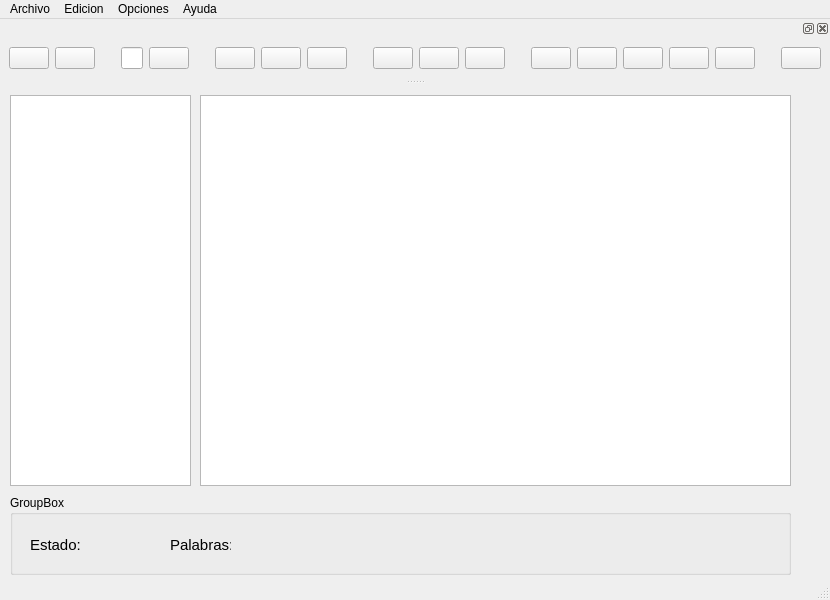
<?xml version="1.0" encoding="UTF-8"?>
<ui version="4.0">
 <class>Ventana</class>
 <widget class="QMainWindow" name="Ventana">
  <property name="windowModality">
   <enum>Qt::WindowModal</enum>
  </property>
  <property name="geometry">
   <rect>
    <x>0</x>
    <y>0</y>
    <width>800</width>
    <height>600</height>
   </rect>
  </property>
  <property name="windowTitle">
   <string>Maya Legacy</string>
  </property>
  <property name="windowIcon">
   <iconset>
    <normaloff>source/app/logo.png</normaloff>source/app/logo.png</iconset>
  </property>
  <property name="windowOpacity">
   <double>0.950000000000000</double>
  </property>
  <widget class="QWidget" name="centralwidget">
   <widget class="QTableWidget" name="tableWidget">
    <property name="geometry">
     <rect>
      <x>200</x>
      <y>10</y>
      <width>591</width>
      <height>391</height>
     </rect>
    </property>
   </widget>
   <widget class="QListWidget" name="listWidget">
    <property name="geometry">
     <rect>
      <x>10</x>
      <y>10</y>
      <width>181</width>
      <height>391</height>
     </rect>
    </property>
   </widget>
   <widget class="QGroupBox" name="groupBox">
    <property name="geometry">
     <rect>
      <x>10</x>
      <y>410</y>
      <width>781</width>
      <height>80</height>
     </rect>
    </property>
    <property name="title">
     <string>GroupBox</string>
    </property>
    <widget class="QLabel" name="label">
     <property name="geometry">
      <rect>
       <x>20</x>
       <y>40</y>
       <width>61</width>
       <height>20</height>
      </rect>
     </property>
     <property name="text">
      <string>&lt;html&gt;&lt;head/&gt;&lt;body&gt;&lt;p&gt;&lt;span style=&quot; font-size:11pt;&quot;&gt;Estado:&lt;/span&gt;&lt;/p&gt;&lt;/body&gt;&lt;/html&gt;</string>
     </property>
    </widget>
    <widget class="QLabel" name="label_estado">
     <property name="geometry">
      <rect>
       <x>80</x>
       <y>40</y>
       <width>61</width>
       <height>20</height>
      </rect>
     </property>
     <property name="text">
      <string>&lt;html&gt;&lt;head/&gt;&lt;body&gt;&lt;p/&gt;&lt;/body&gt;&lt;/html&gt;</string>
     </property>
    </widget>
    <widget class="QLabel" name="label_palabras">
     <property name="geometry">
      <rect>
       <x>230</x>
       <y>40</y>
       <width>61</width>
       <height>20</height>
      </rect>
     </property>
     <property name="text">
      <string>&lt;html&gt;&lt;head/&gt;&lt;body&gt;&lt;p/&gt;&lt;/body&gt;&lt;/html&gt;</string>
     </property>
    </widget>
    <widget class="QLabel" name="label_4">
     <property name="geometry">
      <rect>
       <x>160</x>
       <y>40</y>
       <width>61</width>
       <height>20</height>
      </rect>
     </property>
     <property name="text">
      <string>&lt;html&gt;&lt;head/&gt;&lt;body&gt;&lt;p&gt;&lt;span style=&quot; font-size:11pt;&quot;&gt;Palabras:&lt;/span&gt;&lt;/p&gt;&lt;/body&gt;&lt;/html&gt;</string>
     </property>
    </widget>
   </widget>
  </widget>
  <widget class="QMenuBar" name="menubar">
   <property name="geometry">
    <rect>
     <x>0</x>
     <y>0</y>
     <width>800</width>
     <height>20</height>
    </rect>
   </property>
   <widget class="QMenu" name="menuArchivo">
    <property name="title">
     <string>Archivo</string>
    </property>
    <widget class="QMenu" name="menuExportar">
     <property name="title">
      <string>Exportar</string>
     </property>
     <addaction name="actionPDF"/>
    </widget>
    <addaction name="actionAbrir"/>
    <addaction name="separator"/>
    <addaction name="actionGuardar"/>
    <addaction name="actionGuardar_como"/>
    <addaction name="separator"/>
    <addaction name="menuExportar"/>
    <addaction name="actionSalir"/>
   </widget>
   <widget class="QMenu" name="menuEdicion">
    <property name="title">
     <string>Edicion</string>
    </property>
    <addaction name="actionAgregar"/>
    <addaction name="actionEliminar"/>
    <addaction name="actionEditar"/>
   </widget>
   <widget class="QMenu" name="menuOpciones">
    <property name="title">
     <string>Opciones</string>
    </property>
    <addaction name="actionConfiguraciones"/>
   </widget>
   <widget class="QMenu" name="menuAyuda">
    <property name="title">
     <string>Ayuda</string>
    </property>
    <addaction name="actionManual_usuario"/>
    <addaction name="separator"/>
    <addaction name="action_acerca_de"/>
    <addaction name="actionGraficas"/>
   </widget>
   <addaction name="menuArchivo"/>
   <addaction name="menuEdicion"/>
   <addaction name="menuOpciones"/>
   <addaction name="menuAyuda"/>
  </widget>
  <widget class="QStatusBar" name="statusbar"/>
  <widget class="QDockWidget" name="dockWidget">
   <attribute name="dockWidgetArea">
    <number>4</number>
   </attribute>
   <widget class="QWidget" name="dockWidgetContents_2">
    <layout class="QHBoxLayout" name="horizontalLayout">
     <item>
      <widget class="QPushButton" name="boton_abrir">
       <property name="text">
        <string/>
       </property>
       <property name="icon">
        <iconset>
         <normaloff>source/icon/folder_open_icon&amp;48.png</normaloff>source/icon/folder_open_icon&amp;48.png</iconset>
       </property>
       <property name="iconSize">
        <size>
         <width>20</width>
         <height>20</height>
        </size>
       </property>
      </widget>
     </item>
     <item>
      <widget class="QPushButton" name="boton_guardar">
       <property name="text">
        <string/>
       </property>
       <property name="icon">
        <iconset>
         <normaloff>source/icon/save_icon&amp;48.png</normaloff>source/icon/save_icon&amp;48.png</iconset>
       </property>
       <property name="iconSize">
        <size>
         <width>20</width>
         <height>20</height>
        </size>
       </property>
      </widget>
     </item>
     <item>
      <spacer name="verticalSpacer">
       <property name="orientation">
        <enum>Qt::Vertical</enum>
       </property>
       <property name="sizeHint" stdset="0">
        <size>
         <width>20</width>
         <height>23</height>
        </size>
       </property>
      </spacer>
     </item>
     <item>
      <widget class="QLineEdit" name="lineEdit_word"/>
     </item>
     <item>
      <widget class="QPushButton" name="boton_buscar">
       <property name="text">
        <string/>
       </property>
       <property name="icon">
        <iconset>
         <normaloff>source/icon/zoom_icon&amp;48.png</normaloff>source/icon/zoom_icon&amp;48.png</iconset>
       </property>
       <property name="iconSize">
        <size>
         <width>20</width>
         <height>20</height>
        </size>
       </property>
      </widget>
     </item>
     <item>
      <spacer name="verticalSpacer_5">
       <property name="orientation">
        <enum>Qt::Vertical</enum>
       </property>
       <property name="sizeHint" stdset="0">
        <size>
         <width>20</width>
         <height>23</height>
        </size>
       </property>
      </spacer>
     </item>
     <item>
      <widget class="QPushButton" name="boton_agregar">
       <property name="text">
        <string/>
       </property>
       <property name="icon">
        <iconset>
         <normaloff>source/icon/round_plus_icon&amp;48.png</normaloff>source/icon/round_plus_icon&amp;48.png</iconset>
       </property>
       <property name="iconSize">
        <size>
         <width>20</width>
         <height>20</height>
        </size>
       </property>
      </widget>
     </item>
     <item>
      <widget class="QPushButton" name="boton_editar">
       <property name="text">
        <string/>
       </property>
       <property name="icon">
        <iconset>
         <normaloff>source/icon/round_and_up_icon&amp;48.png</normaloff>source/icon/round_and_up_icon&amp;48.png</iconset>
       </property>
       <property name="iconSize">
        <size>
         <width>20</width>
         <height>20</height>
        </size>
       </property>
      </widget>
     </item>
     <item>
      <widget class="QPushButton" name="boton_eliminar">
       <property name="text">
        <string/>
       </property>
       <property name="icon">
        <iconset>
         <normaloff>source/icon/round_minus_icon&amp;48.png</normaloff>source/icon/round_minus_icon&amp;48.png</iconset>
       </property>
       <property name="iconSize">
        <size>
         <width>20</width>
         <height>20</height>
        </size>
       </property>
      </widget>
     </item>
     <item>
      <spacer name="verticalSpacer_3">
       <property name="orientation">
        <enum>Qt::Vertical</enum>
       </property>
       <property name="sizeHint" stdset="0">
        <size>
         <width>20</width>
         <height>23</height>
        </size>
       </property>
      </spacer>
     </item>
     <item>
      <widget class="QPushButton" name="boton_cortar">
       <property name="text">
        <string/>
       </property>
       <property name="icon">
        <iconset>
         <normaloff>source/icon/clipboard_cut_icon&amp;48.png</normaloff>source/icon/clipboard_cut_icon&amp;48.png</iconset>
       </property>
       <property name="iconSize">
        <size>
         <width>20</width>
         <height>20</height>
        </size>
       </property>
      </widget>
     </item>
     <item>
      <widget class="QPushButton" name="boton_copiar">
       <property name="text">
        <string/>
       </property>
       <property name="icon">
        <iconset>
         <normaloff>source/icon/clipboard_copy_icon&amp;48.png</normaloff>source/icon/clipboard_copy_icon&amp;48.png</iconset>
       </property>
       <property name="iconSize">
        <size>
         <width>20</width>
         <height>20</height>
        </size>
       </property>
      </widget>
     </item>
     <item>
      <widget class="QPushButton" name="boton_pegar">
       <property name="text">
        <string/>
       </property>
       <property name="icon">
        <iconset>
         <normaloff>source/icon/clipboard_past_icon&amp;48.png</normaloff>source/icon/clipboard_past_icon&amp;48.png</iconset>
       </property>
       <property name="iconSize">
        <size>
         <width>20</width>
         <height>20</height>
        </size>
       </property>
      </widget>
     </item>
     <item>
      <spacer name="verticalSpacer_2">
       <property name="orientation">
        <enum>Qt::Vertical</enum>
       </property>
       <property name="sizeHint" stdset="0">
        <size>
         <width>20</width>
         <height>23</height>
        </size>
       </property>
      </spacer>
     </item>
     <item>
      <widget class="QPushButton" name="boton_anterior">
       <property name="text">
        <string/>
       </property>
       <property name="icon">
        <iconset>
         <normaloff>source/icon/arrow_left_icon&amp;48.png</normaloff>source/icon/arrow_left_icon&amp;48.png</iconset>
       </property>
       <property name="iconSize">
        <size>
         <width>20</width>
         <height>20</height>
        </size>
       </property>
      </widget>
     </item>
     <item>
      <widget class="QPushButton" name="boton_siguiente">
       <property name="text">
        <string/>
       </property>
       <property name="icon">
        <iconset>
         <normaloff>source/icon/arrow_right_icon&amp;48.png</normaloff>source/icon/arrow_right_icon&amp;48.png</iconset>
       </property>
       <property name="iconSize">
        <size>
         <width>20</width>
         <height>20</height>
        </size>
       </property>
      </widget>
     </item>
     <item>
      <widget class="QPushButton" name="boton_primero">
       <property name="text">
        <string/>
       </property>
       <property name="icon">
        <iconset>
         <normaloff>source/icon/rnd_br_first_icon&amp;48.png</normaloff>source/icon/rnd_br_first_icon&amp;48.png</iconset>
       </property>
       <property name="iconSize">
        <size>
         <width>20</width>
         <height>20</height>
        </size>
       </property>
      </widget>
     </item>
     <item>
      <widget class="QPushButton" name="boton_ultimo">
       <property name="text">
        <string/>
       </property>
       <property name="icon">
        <iconset>
         <normaloff>source/icon/rnd_br_last_icon&amp;48.png</normaloff>source/icon/rnd_br_last_icon&amp;48.png</iconset>
       </property>
       <property name="iconSize">
        <size>
         <width>20</width>
         <height>20</height>
        </size>
       </property>
      </widget>
     </item>
     <item>
      <widget class="QPushButton" name="boton_actualizar">
       <property name="text">
        <string/>
       </property>
       <property name="icon">
        <iconset>
         <normaloff>source/icon/refresh_icon&amp;48.png</normaloff>source/icon/refresh_icon&amp;48.png</iconset>
       </property>
       <property name="iconSize">
        <size>
         <width>20</width>
         <height>20</height>
        </size>
       </property>
      </widget>
     </item>
     <item>
      <spacer name="verticalSpacer_4">
       <property name="orientation">
        <enum>Qt::Vertical</enum>
       </property>
       <property name="sizeHint" stdset="0">
        <size>
         <width>20</width>
         <height>23</height>
        </size>
       </property>
      </spacer>
     </item>
     <item>
      <widget class="QPushButton" name="boton_cerrar">
       <property name="text">
        <string/>
       </property>
       <property name="icon">
        <iconset>
         <normaloff>source/icon/round_delete_icon&amp;48.png</normaloff>source/icon/round_delete_icon&amp;48.png</iconset>
       </property>
       <property name="iconSize">
        <size>
         <width>20</width>
         <height>20</height>
        </size>
       </property>
      </widget>
     </item>
    </layout>
   </widget>
  </widget>
  <action name="actionAbrir">
   <property name="text">
    <string>Abrir</string>
   </property>
  </action>
  <action name="actionSalir">
   <property name="text">
    <string>Salir</string>
   </property>
  </action>
  <action name="actionAgregar">
   <property name="text">
    <string>Agregar</string>
   </property>
  </action>
  <action name="actionEliminar">
   <property name="text">
    <string>Eliminar</string>
   </property>
  </action>
  <action name="actionEditar">
   <property name="text">
    <string>Editar</string>
   </property>
  </action>
  <action name="actionHerramienta">
   <property name="text">
    <string>Herramienta</string>
   </property>
  </action>
  <action name="action_acerca_de">
   <property name="text">
    <string>Acerca de</string>
   </property>
  </action>
  <action name="actionManual_usuario">
   <property name="text">
    <string>Manual usuario</string>
   </property>
  </action>
  <action name="actionAbrir_archivo_automaticamente">
   <property name="text">
    <string>Abrir archivo automaticamente</string>
   </property>
  </action>
  <action name="actionConfiguraciones">
   <property name="text">
    <string>Configuraciones</string>
   </property>
  </action>
  <action name="actionGraficas">
   <property name="text">
    <string>Graficas</string>
   </property>
  </action>
  <action name="actionGuardar">
   <property name="text">
    <string>Guardar</string>
   </property>
  </action>
  <action name="actionGuardar_como">
   <property name="text">
    <string>Guardar como</string>
   </property>
  </action>
  <action name="actionPDF">
   <property name="text">
    <string>PDF</string>
   </property>
  </action>
 </widget>
 <resources/>
 <connections/>
</ui>
